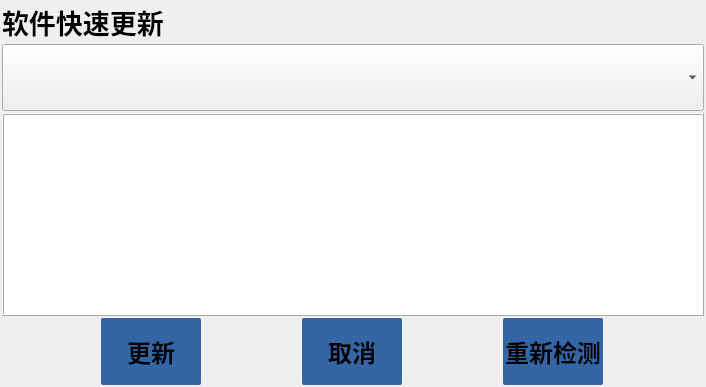
<?xml version="1.0" encoding="UTF-8"?>
<ui version="4.0">
 <class>USBUpdateDlg</class>
 <widget class="QWidget" name="USBUpdateDlg">
  <property name="geometry">
   <rect>
    <x>0</x>
    <y>0</y>
    <width>706</width>
    <height>387</height>
   </rect>
  </property>
  <property name="windowTitle">
   <string>软件快速更新</string>
  </property>
  <layout class="QVBoxLayout" name="verticalLayout" stretch="0,1,3,1">
   <property name="spacing">
    <number>2</number>
   </property>
   <property name="leftMargin">
    <number>2</number>
   </property>
   <property name="topMargin">
    <number>2</number>
   </property>
   <property name="rightMargin">
    <number>2</number>
   </property>
   <property name="bottomMargin">
    <number>2</number>
   </property>
   <item>
    <layout class="QHBoxLayout" name="horizontalLayout" stretch="5,0">
     <property name="spacing">
      <number>3</number>
     </property>
     <item>
      <widget class="QLabel" name="label">
       <property name="font">
        <font>
         <pointsize>20</pointsize>
         <weight>75</weight>
         <bold>true</bold>
        </font>
       </property>
       <property name="text">
        <string>软件快速更新</string>
       </property>
      </widget>
     </item>
     <item>
      <widget class="QPushButton" name="btn_close">
       <property name="sizePolicy">
        <sizepolicy hsizetype="Preferred" vsizetype="Preferred">
         <horstretch>0</horstretch>
         <verstretch>0</verstretch>
        </sizepolicy>
       </property>
       <property name="toolTip">
        <string>关闭窗口</string>
       </property>
       <property name="text">
        <string/>
       </property>
       <property name="icon">
        <iconset resource="res.qrc">
         <normaloff>:/images/close_hover.png</normaloff>:/images/close_hover.png</iconset>
       </property>
       <property name="iconSize">
        <size>
         <width>32</width>
         <height>32</height>
        </size>
       </property>
       <property name="flat">
        <bool>true</bool>
       </property>
      </widget>
     </item>
    </layout>
   </item>
   <item>
    <widget class="QComboBox" name="filesCB">
     <property name="sizePolicy">
      <sizepolicy hsizetype="Preferred" vsizetype="Preferred">
       <horstretch>0</horstretch>
       <verstretch>0</verstretch>
      </sizepolicy>
     </property>
     <property name="font">
      <font>
       <pointsize>20</pointsize>
       <weight>75</weight>
       <bold>true</bold>
      </font>
     </property>
    </widget>
   </item>
   <item>
    <widget class="QLabel" name="infoText">
     <property name="font">
      <font>
       <pointsize>16</pointsize>
      </font>
     </property>
     <property name="autoFillBackground">
      <bool>false</bool>
     </property>
     <property name="styleSheet">
      <string notr="true">border-color: rgb(211, 215, 207);
background-color: rgb(255, 255, 255);
color: rgb(8, 25, 77);</string>
     </property>
     <property name="frameShape">
      <enum>QFrame::Box</enum>
     </property>
     <property name="frameShadow">
      <enum>QFrame::Raised</enum>
     </property>
     <property name="text">
      <string/>
     </property>
     <property name="alignment">
      <set>Qt::AlignLeading|Qt::AlignLeft|Qt::AlignTop</set>
     </property>
    </widget>
   </item>
   <item>
    <layout class="QHBoxLayout" name="horizontalLayout_2">
     <item>
      <widget class="QPushButton" name="btn_update">
       <property name="sizePolicy">
        <sizepolicy hsizetype="Fixed" vsizetype="Preferred">
         <horstretch>0</horstretch>
         <verstretch>0</verstretch>
        </sizepolicy>
       </property>
       <property name="minimumSize">
        <size>
         <width>100</width>
         <height>0</height>
        </size>
       </property>
       <property name="maximumSize">
        <size>
         <width>100</width>
         <height>16777215</height>
        </size>
       </property>
       <property name="font">
        <font>
         <pointsize>18</pointsize>
         <weight>75</weight>
         <bold>true</bold>
        </font>
       </property>
       <property name="styleSheet">
        <string notr="true">QPushButton
{
	
	background-color: rgb(52, 101, 164);
	border-radius:2px;

}

QPushButton::hover
{
	
	
	background-color: rgb(7, 73, 133);
	
	color: rgb(252, 233, 79);

}</string>
       </property>
       <property name="text">
        <string>更新</string>
       </property>
      </widget>
     </item>
     <item>
      <widget class="QPushButton" name="btn_cancel">
       <property name="sizePolicy">
        <sizepolicy hsizetype="Fixed" vsizetype="Preferred">
         <horstretch>0</horstretch>
         <verstretch>0</verstretch>
        </sizepolicy>
       </property>
       <property name="minimumSize">
        <size>
         <width>100</width>
         <height>0</height>
        </size>
       </property>
       <property name="maximumSize">
        <size>
         <width>100</width>
         <height>16777215</height>
        </size>
       </property>
       <property name="font">
        <font>
         <pointsize>18</pointsize>
         <weight>75</weight>
         <bold>true</bold>
        </font>
       </property>
       <property name="styleSheet">
        <string notr="true">QPushButton
{
	
	background-color: rgb(52, 101, 164);
	border-radius:2px;

}

QPushButton::hover
{
	
	
	background-color: rgb(7, 73, 133);
	
	color: rgb(252, 233, 79);

}</string>
       </property>
       <property name="text">
        <string>取消</string>
       </property>
      </widget>
     </item>
     <item>
      <widget class="QPushButton" name="btn_reset">
       <property name="sizePolicy">
        <sizepolicy hsizetype="Fixed" vsizetype="Preferred">
         <horstretch>0</horstretch>
         <verstretch>0</verstretch>
        </sizepolicy>
       </property>
       <property name="minimumSize">
        <size>
         <width>100</width>
         <height>0</height>
        </size>
       </property>
       <property name="maximumSize">
        <size>
         <width>100</width>
         <height>16777215</height>
        </size>
       </property>
       <property name="font">
        <font>
         <pointsize>18</pointsize>
         <weight>75</weight>
         <bold>true</bold>
        </font>
       </property>
       <property name="styleSheet">
        <string notr="true">QPushButton
{
	
	background-color: rgb(52, 101, 164);
	border-radius:2px;

}

QPushButton::hover
{
	
	
	background-color: rgb(7, 73, 133);
	
	color: rgb(252, 233, 79);

}</string>
       </property>
       <property name="text">
        <string>重新检测</string>
       </property>
      </widget>
     </item>
    </layout>
   </item>
  </layout>
 </widget>
 <resources>
  <include location="res.qrc"/>
 </resources>
 <connections/>
</ui>
